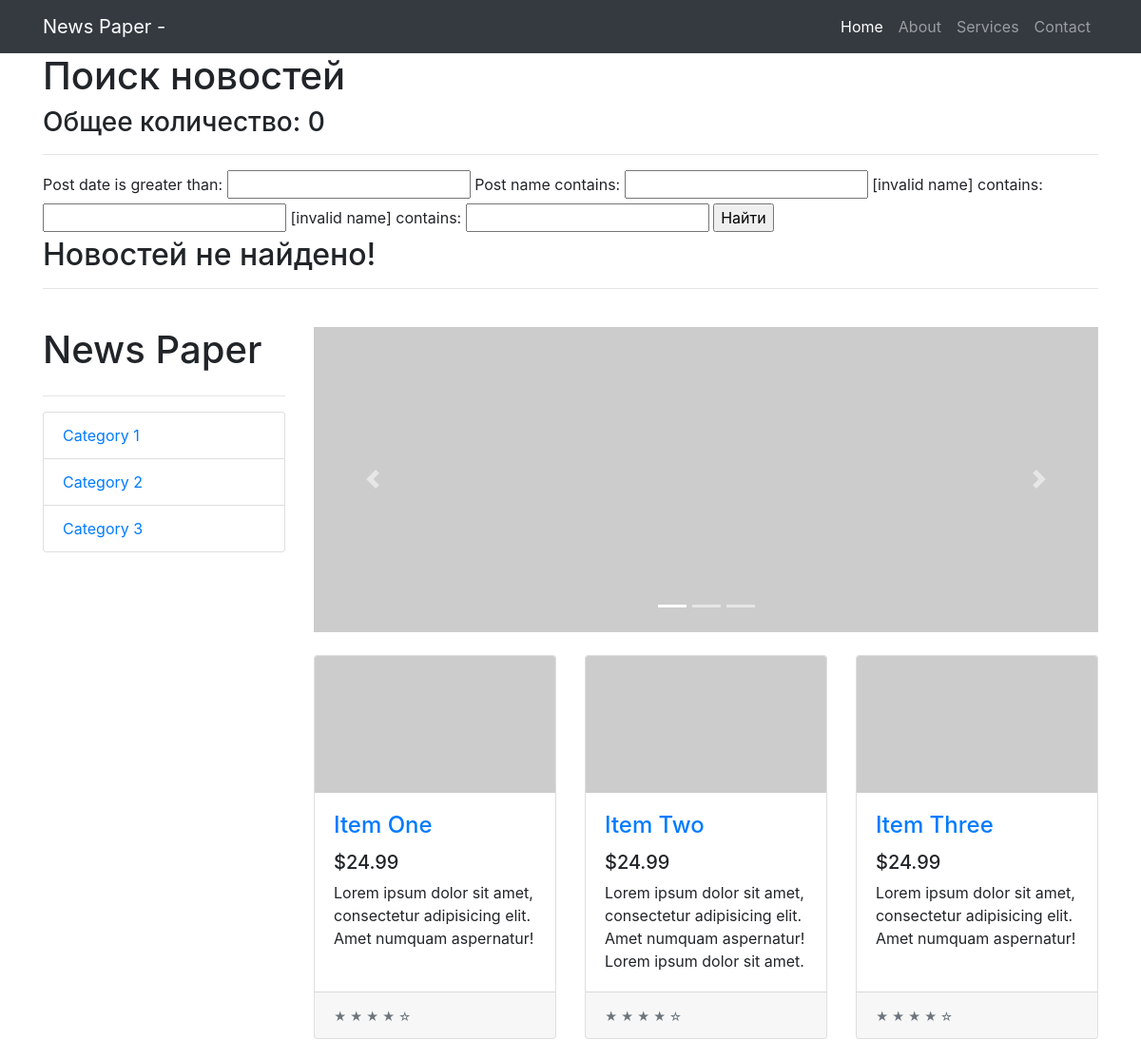
Page /news/search/ (upper part) on the earlier database version.
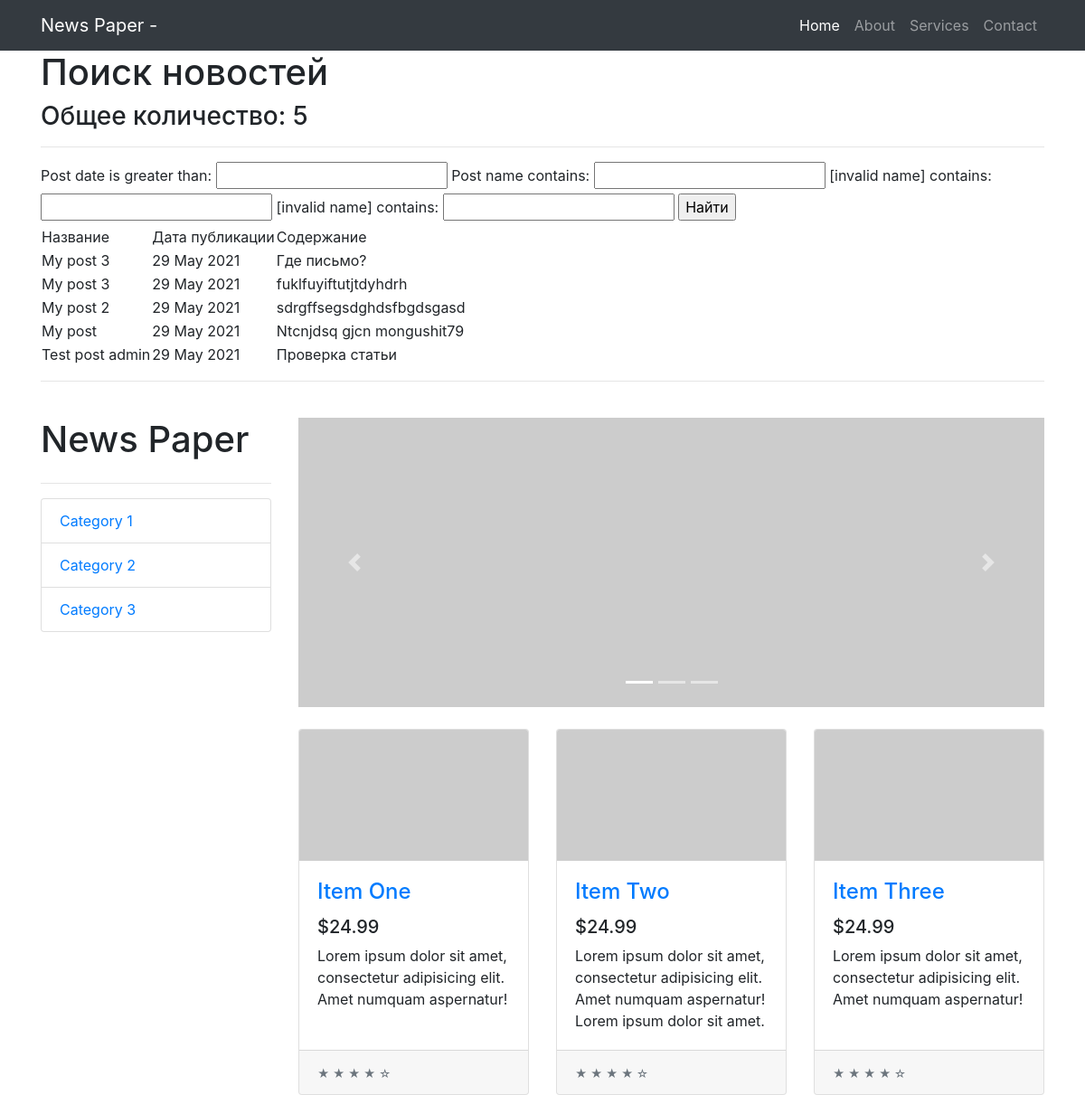
Same page on the later database version.
### news/models.py (models this page shows, shortened)
class Post(models.Model):
    state = 'ST'
    new = 'NE'
    POSITIONS = [
        (state, 'Статья'),
        (new, 'Новость')
    ]
    position = models.CharField(max_length=2,
                                choices=POSITIONS,
                                default=state)
    post_date = models.DateTimeField(auto_now_add=True)
    post_name = models.CharField(max_length=250)
    content = models.TextField()
    rating_post = models.IntegerField(default=0)
    author = models.ForeignKey(Author, on_delete=models.CASCADE)
    category = models.ManyToManyField(Category, through='PostCategory')

### news/views.py (the view)
# urls.py: path('search/', Search.as_view()),
class Search(ListView):
    model = Post
    template_name = 'search.html'
    context_object_name = 'posts'
    ordering = ['-post_date']
    paginate_by = 10 # поставим постраничный вывод в 10 элементов
    def get_context_data(self, **kwargs):  # забираем отфильтрованные объекты переопределяя
        context = super().get_context_data(**kwargs)
        context['filter'] = PostFilter(self.request.GET,
                                       queryset=self.get_queryset())  # вписываем наш
        return context

### news/templatetags/custom_filters.py (called while the page is built)
@register.filter(name='censor')
def censor(value, arg):
    words = value.split()
    value1 = ''
    for word in words:
        if isinstance(word, str) and isinstance(arg, str):
            if word == arg:
                word = '!censor!'
            value1 += word + ' '
        else:
            raise ValueError(f'Нельзя {type(word)}!')
    return value1

### templates/search.html (shortened to what this page needs)
{% extends 'flatpages/default.html' %}
{% load custom_filters %}
{% block content %}
    <h1>Поиск новостей</h1>
    <h3>Общее количество: {{ posts | length }}</h3>
    <hr>
    <form method="GET">
        {{ filter.form }}
        <input type="submit" value="Найти">
    </form>
    {% if posts %}
        <table>
            <tr>
                <td>
                    Название
                </td>
                <td>
                    Дата публикации
                </td>
                <td>
                    Содержание
                </td>
            </tr>
        {% for post in filter.qs %}
            <tr>
                <td>
                    {{ post.post_name | censor:'new' }}
                </td>
                <td>
                    {{ post.post_date | date:'d M Y' }}
                </td>
                <td>
                    {{ post.content | truncatechars:50 | censor:'ipsum' }}
                </td>
            </tr>
        {% endfor %}
        </table>
    {% else %}
        <h2>Новостей не найдено!</h2>
    {% endif %}
{% endblock content %}

Differences in the rows shown:
added Post: post_name|censor "My post 3", post_date "29 May 2021", content|censor "Где письмо?"
added Post: post_name|censor "My post 3", post_date "29 May 2021", content|censor "fuklfuyiftutjtdyhdrh"
added Post: post_name|censor "My post 2", post_date "29 May 2021", content|censor "sdrgffsegsdghdsfbgdsgasd"
added Post: post_name|censor "My post", post_date "29 May 2021", content|censor "Ntcnjdsq gjcn mongushit79"
added Post: post_name|censor "Test post admin", post_date "29 May 2021", content|censor "Проверка статьи"
Other differences:
{{ posts | length }}: "0" → "5"
text no longer shown: "Новостей не найдено!"
text now shown: "Название Дата публикации Содержание"
